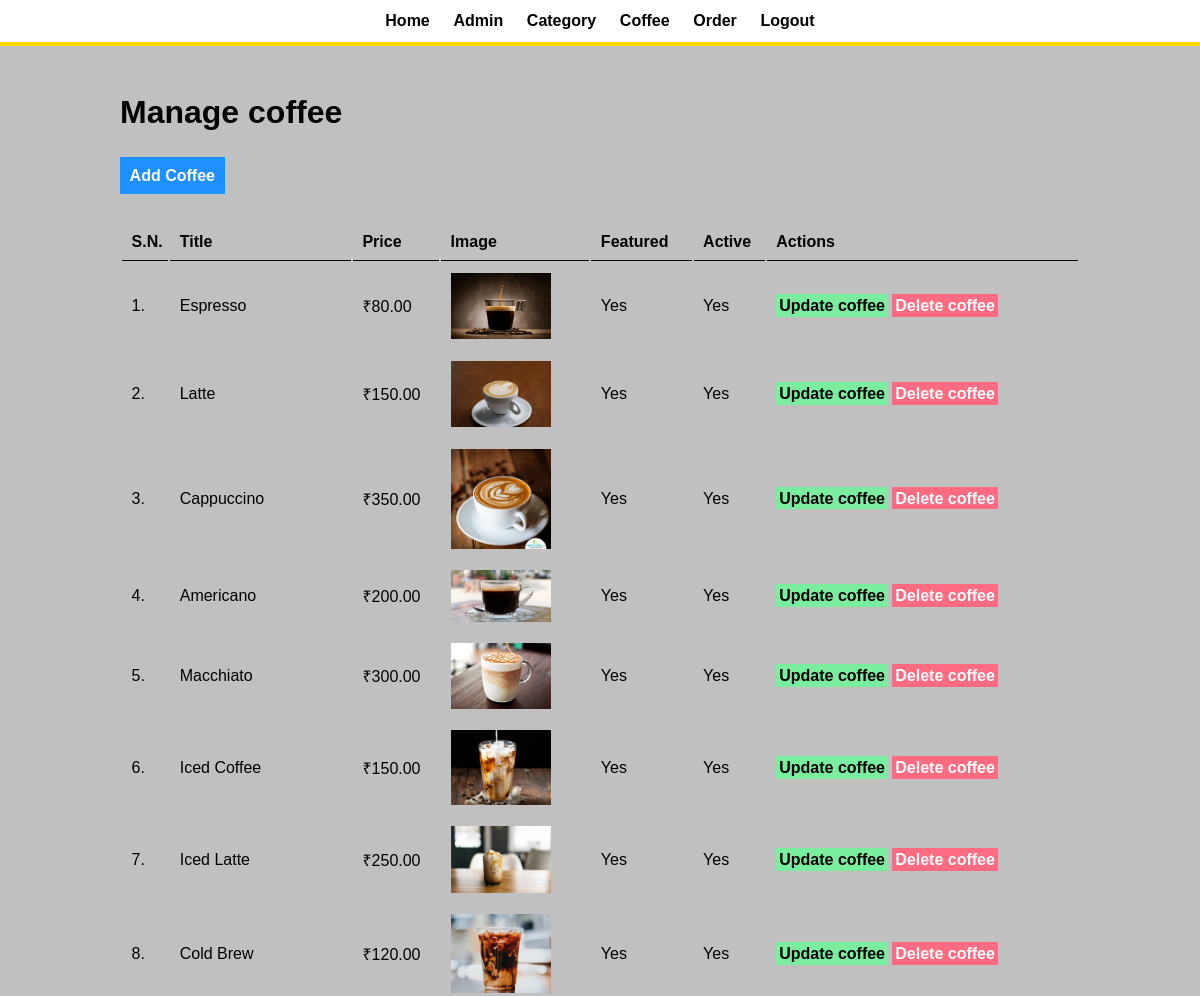
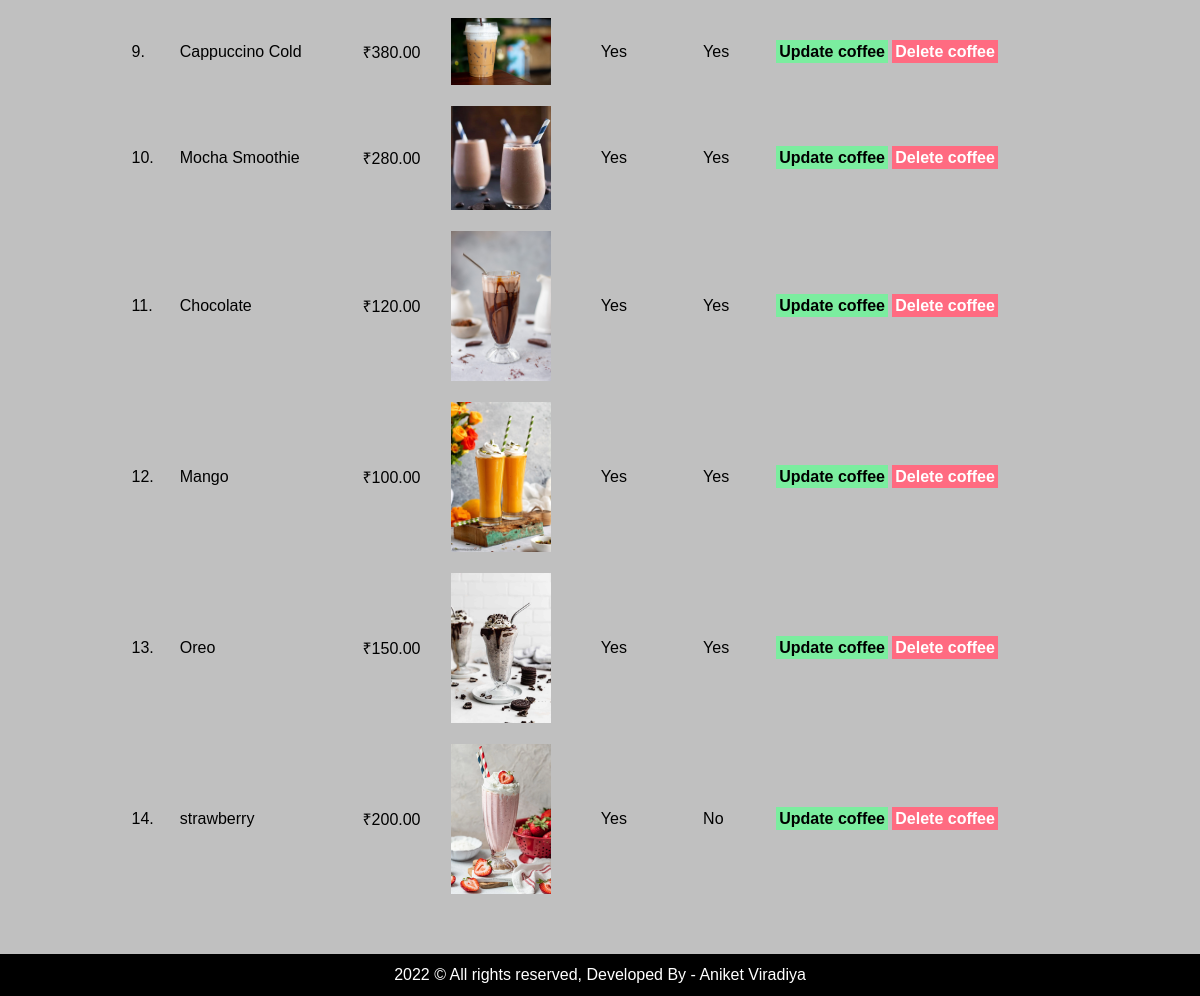
The page /admin/manage-coffee.php (signed in) on the database its author committed (2 pictures, top to bottom).
### tables this page shows
CREATE TABLE `tbl_coffee` (
  `id` int(10) UNSIGNED NOT NULL,
  `title` varchar(100) NOT NULL,
  `description` text NOT NULL,
  `price` decimal(10,2) NOT NULL,
  `image_name` varchar(255) NOT NULL,
  `category_id` int(10) UNSIGNED NOT NULL,
  `featured` varchar(10) NOT NULL,
  `active` varchar(10) NOT NULL
);

### admin/manage-coffee.php (the view, shortened to what this page needs)
<?php include('partials/menu.php'); ?>
<div class="main-content">
    <div class="wrapper">
        <h1>Manage coffee</h1>
        <br /><br />
                <a href="<?php echo SITEURL; ?>admin/add-coffee.php" class="btn-primary">Add Coffee</a>
                <br /><br /><br />
                <table class="tbl-full">
                    <tr>
                        <th>S.N.</th>
                        <th>Title</th>
                        <th>Price</th>
                        <th>Image</th>
                        <th>Featured</th>
                        <th>Active</th>
                        <th>Actions</th>
                    </tr>
                    <?php
                        $sql = "SELECT * FROM tbl_coffee";
                        $res = mysqli_query($conn, $sql);
                        $count = mysqli_num_rows($res);
                        $sn=1;
                        if($count>0)
                        {
                            while($row=mysqli_fetch_assoc($res))
                            {
                                $id = $row['id'];
                                $title = $row['title'];
                                $price = $row['price'];
                                $image_name = $row['image_name'];
                                $featured = $row['featured'];
                                $active = $row['active'];
                                ?>
                                <tr>
                                    <td><?php echo $sn++; ?>. </td>
                                    <td><?php echo $title; ?></td>
                                    <td>&#8377;<?php echo $price; ?></td>
                                    <td>
                                        <?php
                                            if($image_name=="")
                                            {
                                                echo "<div class='error'>Image not Added.</div>";
                                            }
                                            else
                                            {
                                                ?>
                                                <img src="<?php echo SITEURL; ?>images/coffee/<?php echo $image_name; ?>" width="100px">
                                                <?php
                                            }
                                        ?>
                                    </td>
                                    <td><?php echo $featured; ?></td>
                                    <td><?php echo $active; ?></td>
                                    <td>
                                        <a href="<?php echo SITEURL; ?>admin/update-coffee.php?id=<?php echo $id; ?>" class="btn-secondary">Update coffee</a>
                                        <a href="<?php echo SITEURL; ?>admin/delete-coffee.php?id=<?php echo $id; ?>&image_name=<?php echo $image_name; ?>" class="btn-danger">Delete coffee</a>
                                    </td>
                                </tr>
                                <?php
                            }
                        }
                        else
                        {
                            echo "<tr> <td colspan='7' class='error'> coffee not Added Yet. </td> </tr>";
                        }
                    ?>
                </table>
    </div>
</div>
<?php include('partials/footer.php'); ?>

### admin/partials/menu.php (shortened to what this page needs)
<html>
    <head>
        <link rel="stylesheet" href="../css/admin.css">
    </head>
    <body>
        <div class="menu text-center">
            <div class="wrapper" >
                <ul>
                    <li><a href="index.php">Home</a></li>
                    <li><a href="manage-admin.php">Admin</a></li>
                    <li><a href="manage-category.php">Category</a></li>
                     <li><a href="manage-coffee.php">Coffee</a></li>
                    <li><a href="manage-order.php">Order</a></li>
                    <li><a href="logout.php">Logout</a></li>
                </ul>
            </div>
        </div>

### admin/partials/footer.php
<div class="footer">
            <div class="wrapper">
                <p class="text-center">2022 &#169; All rights reserved, Developed By - Aniket Viradiya</p>
            </div>
        </div>
    </body>
</html>

### css/admin.css (style rules this page uses)
* { margin: 0; padding: 0; font-family: Arial, Helvetica, sans-serif; }
.wrapper { padding: 1%; width: 80%; margin: 0 auto; }
.text-center { text-align: center; }
.tbl-full { width: 100%; }
table tr th { border-bottom: 1px solid black; padding: 1%; text-align: left; }
table tr td { padding: 1%; }
.btn-primary { background-color: #1e90ff; padding: 1%; color: white; text-decoration: none; font-weight: bold; }
.btn-secondary { background-color: #7bed9f; padding: 1%; color: black; text-decoration: none; font-weight: bold; }
.btn-danger { background-color: #ff6b81; padding: 1%; color: white; text-decoration: none; font-weight: bold; }
.menu { border-bottom: 4px solid gold; }
.menu ul { list-style-type: none; }
.menu ul li { display: inline; padding: 1%; }
.menu ul li a { text-decoration: none; font-weight: bold; color: black; }
.main-content { background-color:silver; padding: 3% 0; }
.footer { background-color: black; color: white; }

### rows shown on the page
tbl_coffee: title "Espresso", price "80.00", image_name (picture), featured "Yes", active "Yes"
tbl_coffee: title "Latte", price "150.00", image_name (picture), featured "Yes", active "Yes"
tbl_coffee: title "Cappuccino", price "350.00", image_name (picture), featured "Yes", active "Yes"
tbl_coffee: title "Americano", price "200.00", image_name (picture), featured "Yes", active "Yes"
tbl_coffee: title "Macchiato", price "300.00", image_name (picture), featured "Yes", active "Yes"
tbl_coffee: title "Iced Coffee", price "150.00", image_name (picture), featured "Yes", active "Yes"
tbl_coffee: title "Iced Latte", price "250.00", image_name (picture), featured "Yes", active "Yes"
tbl_coffee: title "Cold Brew", price "120.00", image_name (picture), featured "Yes", active "Yes"
tbl_coffee: title "Cappuccino Cold", price "380.00", image_name (picture), featured "Yes", active "Yes"
tbl_coffee: title "Mocha Smoothie", price "280.00", image_name (picture), featured "Yes", active "Yes"
tbl_coffee: title "Chocolate", price "120.00", image_name (picture), featured "Yes", active "Yes"
tbl_coffee: title "Mango", price "100.00", image_name (picture), featured "Yes", active "Yes"
tbl_coffee: title "Oreo", price "150.00", image_name (picture), featured "Yes", active "Yes"
tbl_coffee: title "strawberry", price "200.00", image_name (picture), featured "Yes", active "No"
